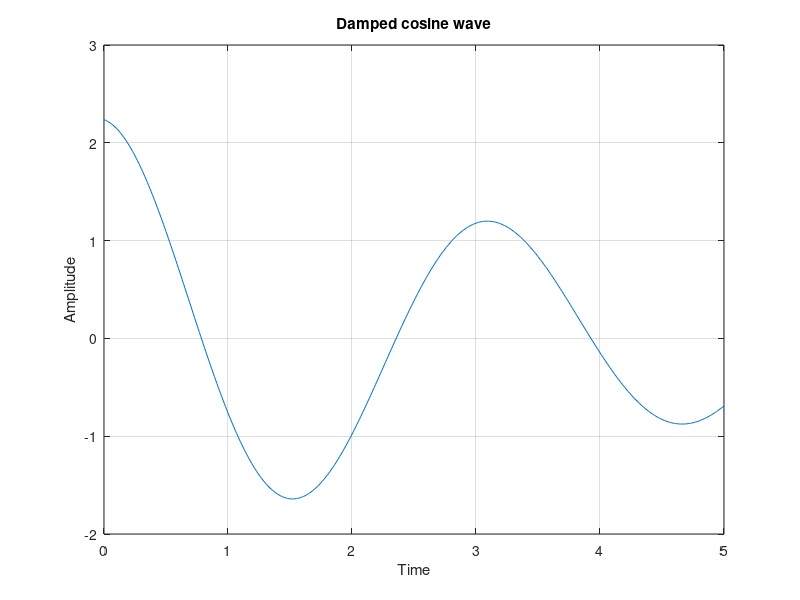

The MATLAB script that drew this image:
t=0:0.01:5;
z=sqrt(5)*exp(-0.2*t).*cos(2*t);
plot(t,z);
grid on;
xlabel('Time');
ylabel('Amplitude');
title('Damped cosine wave');